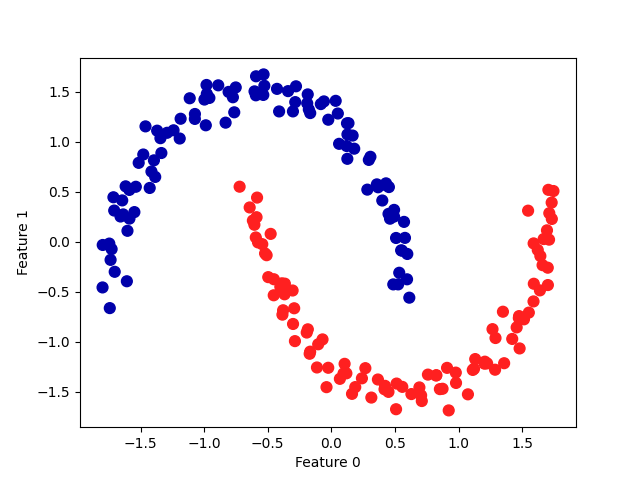

Write Python code to recreate this figure.
import matplotlib.pyplot as plt
import mglearn
from sklearn.cluster import DBSCAN
from sklearn.datasets import make_moons
from sklearn.preprocessing import StandardScaler


def execute():
    X,y = make_moons(noise=0.05,random_state=0,n_samples=200)

    scaler = StandardScaler()
    scaler.fit(X)
    X_scaled = scaler.transform(X)

    dbscan = DBSCAN()
    clusters = dbscan.fit_predict(X_scaled)

    fig = plt.figure()
    plt.scatter(X_scaled[:,0],X_scaled[:,1],c=clusters,cmap=mglearn.cm2,s=60)
    plt.xlabel("Feature 0")
    plt.ylabel("Feature 1")
    fig.savefig("dbscan/dbscan.png")

